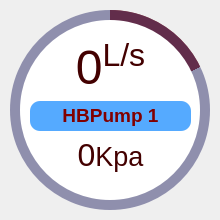
              <widget class="QFrame" name="cirProgBar_7">
               <property name="minimumSize">
                <size>
                 <width>220</width>
                 <height>220</height>
                </size>
               </property>
               <property name="frameShape">
                <enum>QFrame::NoFrame</enum>
               </property>
               <property name="frameShadow">
                <enum>QFrame::Raised</enum>
               </property>
               <widget class="QFrame" name="cirProg_9">
                <property name="geometry">
                 <rect>
                  <x>10</x>
                  <y>10</y>
                  <width>200</width>
                  <height>200</height>
                 </rect>
                </property>
                <property name="sizePolicy">
                 <sizepolicy hsizetype="Preferred" vsizetype="Preferred">
                  <horstretch>200</horstretch>
                  <verstretch>200</verstretch>
                 </sizepolicy>
                </property>
                <property name="minimumSize">
                 <size>
                  <width>200</width>
                  <height>200</height>
                 </size>
                </property>
                <property name="styleSheet">
                 <string notr="true">QFrame{
border-radius: 100px;
background-color: qconicalgradient(cx:0.5, cy:0.5, angle:90, stop:0.819892 rgba(0, 0, 8, 0), stop:0.820892 rgba(129, 0, 0, 255));
}</string>
                </property>
                <property name="frameShape">
                 <enum>QFrame::NoFrame</enum>
                </property>
                <property name="frameShadow">
                 <enum>QFrame::Raised</enum>
                </property>
               </widget>
               <widget class="QFrame" name="frame_20">
                <property name="geometry">
                 <rect>
                  <x>10</x>
                  <y>10</y>
                  <width>200</width>
                  <height>200</height>
                 </rect>
                </property>
                <property name="styleSheet">
                 <string notr="true">QFrame{
border-radius: 100px;
background-color: rgba(77, 77, 127, 150);
}</string>
                </property>
                <property name="frameShape">
                 <enum>QFrame::NoFrame</enum>
                </property>
                <property name="frameShadow">
                 <enum>QFrame::Raised</enum>
                </property>
               </widget>
               <widget class="QFrame" name="frame_21">
                <property name="geometry">
                 <rect>
                  <x>20</x>
                  <y>20</y>
                  <width>180</width>
                  <height>180</height>
                 </rect>
                </property>
                <property name="styleSheet">
                 <string notr="true">QFrame{
border-radius: 90;
	background-color: rgb(255, 255, 255);
}</string>
                </property>
                <property name="frameShape">
                 <enum>QFrame::StyledPanel</enum>
                </property>
                <property name="frameShadow">
                 <enum>QFrame::Raised</enum>
                </property>
                <widget class="QWidget" name="layoutWidget_9">
                 <property name="geometry">
                  <rect>
                   <x>10</x>
                   <y>20</y>
                   <width>161</width>
                   <height>134</height>
                  </rect>
                 </property>
                 <layout class="QGridLayout" name="gridLayout_12">
                  <item row="3" column="0">
                   <widget class="QLabel" name="progValue2_9">
                    <property name="font">
                     <font>
                      <pointsize>36</pointsize>
                     </font>
                    </property>
                    <property name="styleSheet">
                     <string notr="true">color: rgb(129, 0, 0);
background-color: rgba(0, 0, 0, 0);</string>
                    </property>
                    <property name="text">
                     <string>&lt;p&gt;&lt;span style=&quot; font-size:24pt; color:#430000;&quot;&gt;0&lt;/span&gt;&lt;span style=&quot; font-size:20pt; color:#430000;&quot;&gt;Kpa&lt;/span&gt;&lt;/p&gt;</string>
                    </property>
                    <property name="alignment">
                     <set>Qt::AlignCenter</set>
                    </property>
                   </widget>
                  </item>
                  <item row="1" column="0">
                   <widget class="QLabel" name="name_21">
                    <property name="font">
                     <font>
                      <pointsize>12</pointsize>
                      <weight>75</weight>
                      <bold>true</bold>
                     </font>
                    </property>
                    <property name="styleSheet">
                     <string notr="true">color: rgb(129, 0, 0);
background-color: rgb(85, 170, 255);
border-radius: 10px</string>
                    </property>
                    <property name="text">
                     <string>&lt;html&gt;&lt;head/&gt;&lt;body&gt;&lt;p&gt;&lt;span style=&quot; font-size:14pt;&quot;&gt;HBPump 1&lt;/span&gt;&lt;/p&gt;&lt;/body&gt;&lt;/html&gt;</string>
                    </property>
                    <property name="alignment">
                     <set>Qt::AlignCenter</set>
                    </property>
                   </widget>
                  </item>
                  <item row="0" column="0">
                   <widget class="QLabel" name="progValue1_9">
                    <property name="font">
                     <font>
                      <pointsize>36</pointsize>
                     </font>
                    </property>
                    <property name="styleSheet">
                     <string notr="true">color: rgb(129, 0, 0);
background-color: rgba(0, 0, 0, 0);</string>
                    </property>
                    <property name="text">
                     <string>&lt;p&gt;&lt;span style=&quot; color:#430000;&quot;&gt;0&lt;/span&gt;&lt;span style=&quot; color:#430000; vertical-align:super;&quot;&gt;L/s&lt;/span&gt;&lt;/p&gt;</string>
                    </property>
                    <property name="alignment">
                     <set>Qt::AlignCenter</set>
                    </property>
                   </widget>
                  </item>
                 </layout>
                </widget>
               </widget>
              </widget>
